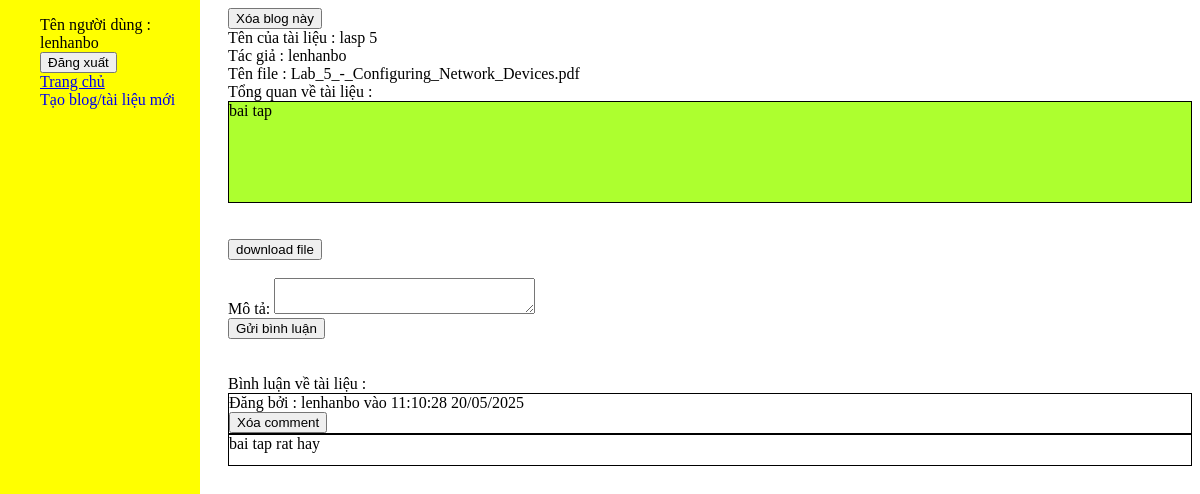
The page /document/16/ (signed in) on the database its author committed.
### blog/models.py (models this page shows, shortened)
class document(models.Model):
    name = models.CharField(max_length=1000)
    description = models.TextField(max_length=100000, null = 1)
    author = models.ForeignKey(User, on_delete=models.SET_NULL, null= 1, blank=1)
    file = models.FileField(upload_to=user_directory_path, null=1, blank=1)
    upload_date = models.DateTimeField(auto_now_add=True)
    def get_file_name(self):
        file_path = self.file.path
        filename=os.path.basename(file_path)
        return filename
    class Meta:
        ordering = ['upload_date']

class comment(models.Model):
    content = models.CharField(max_length= 10000000,null = 1)
    blog = models.ForeignKey(document, on_delete=models.SET_NULL, null= 1, blank=1)
    author = models.ForeignKey(User, on_delete=models.SET_NULL, null= 1, blank=1)
    upload_date = models.DateTimeField(auto_now_add=True)
    class Meta:
        ordering = ['upload_date']

### blog/views.py (the view)
# urls.py: path('document/<int:pk>/', views.document_detail.as_view(), name = 'document_detail'),
class document_detail(LoginRequiredMixin, generic.DetailView):
    model = document
    template_name = 'blog/document_detail.html'
    def get_context_data(self, **kwargs):
        context = super().get_context_data(**kwargs)
        my_comment = create_comment()
        context['comments'] = self.object.comment_set.order_by('-upload_date')
        context['form'] = my_comment
        return context

### blog/forms.py (shortened to what this page needs)
class create_comment(forms.ModelForm):
    content = forms.CharField(widget=forms.Textarea(attrs={"rows": 2, "cols" : 30}), required=True, label="Mô tả")
    class Meta:
        model = comment
        fields = [
            'content',
        ]

### templates/blog/document_detail.html (shortened to what this page needs)
{% extends 'blog/master.html' %}
{% load static %}
{% block style %}
    <link rel="stylesheet" type="text/css" href="{% static 'blog/style.css' %}">
{% endblock %}
{% block content %}
    <div class="test" style="overflow: hidden;">
        {% if user == document.author %}
        <form method="post" action="deleteblog">
                <input type="submit" value="Xóa blog này">
            </form>
        {% endif %}
        <div>
        Tên của tài liệu : {{ document.name }} <br>
        Tác giả : {{ document.author }} <br>
        {% if document.file %}
        Tên file : {{document.get_file_name}}
        {% endif %}
        </div>
        <div style="padding: 10px 20p;">
        Tổng quan về tài liệu : <br>
         <div style="background-color: greenyellow; border: 1px black solid;min-height:100px;"> {{ document.description}}
         </div>
        </div>
        <br>
        <br>
        {% if document.file %}
        <form action="download/" method="post">
            <input type="submit" value="download file">
        </form>
        {% endif %}
    </div>
    <br>
    <form method="post" action = "submitcomment">
    {{ form.as_div }}
    <input type="submit" value="Gửi bình luận">
    </form>
    <br>
    <br>
    Bình luận về tài liệu :
    {% for x in comments %}
    <div>
        <div style="border: 1px black solid;">
        Đăng bởi : {{x.author}} vào {{x.upload_date|date:"H:i:s d/m/Y" }}
        {% if user == x.author %}
            <form method="post" action="deletecomment/{{x.id}}">
                <input type="submit" value="Xóa comment">
            </form>
        {% endif %}
        </div>
        <div style="border: 1px black solid; min-height: 30px;">
            {{x.content}}
        </div>
    </div>
    {% endfor %}
{% endblock %}

### templates/blog/master.html (shortened to what this page needs)
<!DOCTYPE html>
{% load static %}
<html>
    <head>
        {% block style %}    {% endblock %}
    <link rel="stylesheet" type="text/css" href="{% static 'blog/style.css' %}">
    </head>
    <body >
        <div style="background-color: yellow; position: fixed;height: 100vh; width: 200px; top:0; left: 0;">
            <ul style= "list-style-type: none;">
            {% if user.is_authenticated %}
            <li  ><div> Tên người dùng : {{user.get_username}} </div></li>
            <li >
            <form id="logout-form" method="post" action="{% url 'logout' %}">
                <button type="submit" class="btn btn-link">Đăng xuất</button>
              </form>
            {% else %}
              <li><a  href="{% url 'login' %}">Đăng nhập</a></li>
              <li><a href="{% url 'register_form'%}"> Đăng ký tài khoản </a></li>
            {% endif %}
            </li>
                <li class = "page_navi" > <a  href="{% url 'homepage' %}"> Trang chủ</a> </li>
            {% if user.is_authenticated %}
            <li> <a href = "{% url 'create_blog' %}" style="text-decoration: none;"> Tạo blog/tài liệu mới</a></li>
            {% endif %}
            </ul>
        </div>
        <div style="margin-left: 220px;">
        {% block content %}
        {% endblock %}
        </div>
    </body>
</html>

### rows shown on the page
document: name "lasp 5", author "lenhanbo", get_file_name "Lab_5_-_Configuring_Network_Devices.pdf", description "bai tap"
comment: author "lenhanbo", upload_date "11:10:28 20/05/2025", content "bai tap rat hay"

### other values the page prints
{{ user.get_username }} "lenhanbo"
